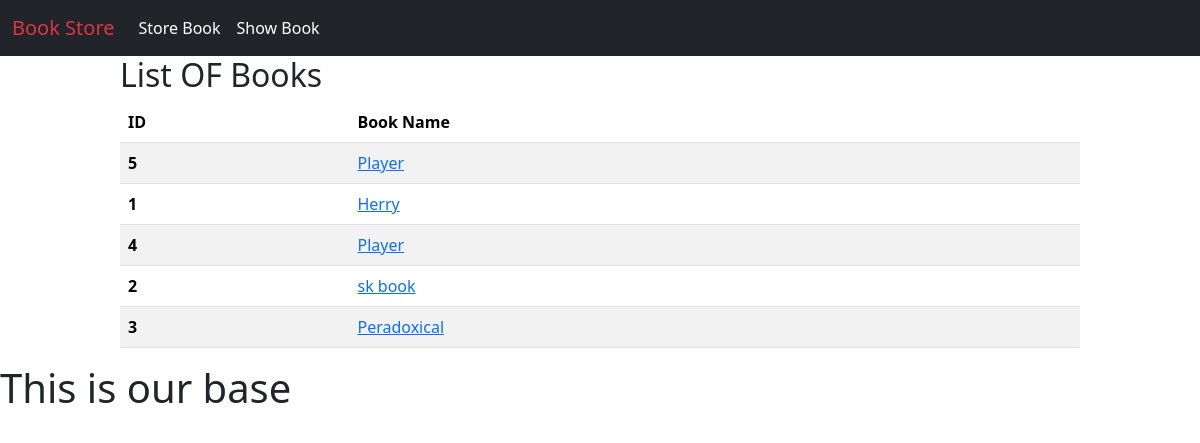
The page /show_books/ on the database as committed earlier.
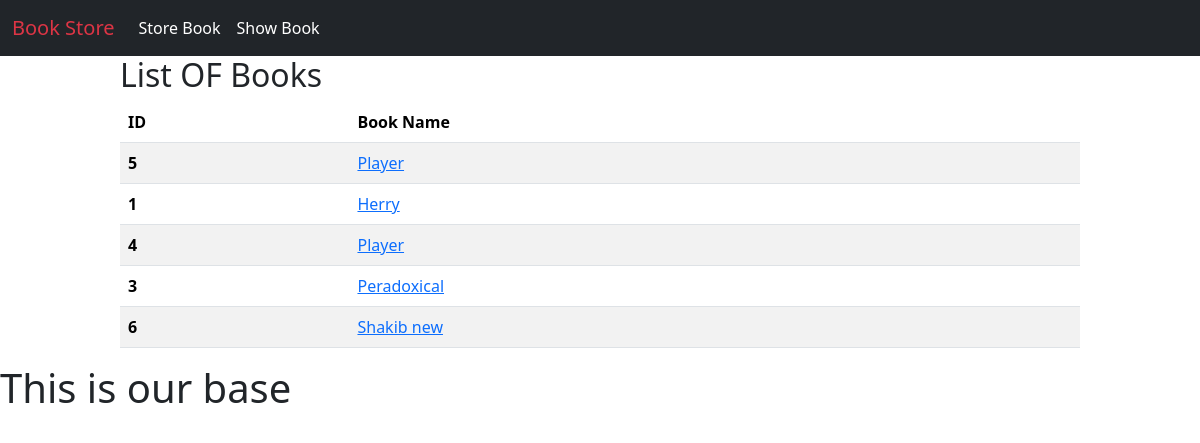
The same page on the database as committed later.
### book/models.py (models this page shows)
class BookStoreModel(models.Model):
    CATEGORY = (
        ('Mystery', 'Mystery'),
        ('Thriller', 'Thriller'),
        ('Sci-Fi', 'Sci-Fi'),
        ('Humor', 'Humor'),
        ('Horror', 'Horror'),
    )
    id = models.IntegerField(primary_key=True)
    book_name = models.CharField(max_length=30)
    author = models.CharField(max_length=30)
    category = models.CharField(max_length=30, choices=CATEGORY)
    first_pub = models.DateTimeField(auto_now_add=True)  # first date
    last_pub = models.DateTimeField(auto_now=True)  # update date

### book/views.py (the view)
# urls.py: path('show_books/', views.BookListView.as_view(), name='show_books'),
class BookListView(ListView):
    model = BookStoreModel
    template_name = 'show_book.html'
    context_object_name = 'booklist'
    ordering = ['category']

### book/templates/show_book.html
{% extends 'base.html' %}
{% block content %}
<div style="width: 80%; margin:auto">
    <h2>List OF Books</h2>
    {% if booklist %}
    <table class="table table-striped">
        <thead>
            <tr>
                <th scope="col">ID</th>
                <th scope="col">Book Name</th>
            </tr>
        </thead>
        <tbody>
            {% for item in booklist %}
            <tr>
                <th scope="row">{{item.id}}</th>
                <td><a href="{% url 'book_details' item.id %}">{{item.book_name}}</a></td>
            </tr>
            {% endfor %}
        </tbody>
    </table>
    {% else %}
    <h3>No data available</h3>
    {% endif %}
</div>
{% endblock %}

### book/templates/base.html (shortened to what this page needs)
<!DOCTYPE html>
<html lang="en">
<head>
    <link href="https://cdn.jsdelivr.net/npm/bootstrap@5.3.1/dist/css/bootstrap.min.css" rel="stylesheet"
>
</head>
<body>
    <section>
        <nav class="navbar navbar-expand-lg bg-dark">
            <div class="container-fluid">
                <a class="navbar-brand text-danger" href="#">Book Store</a>
                <div class="collapse navbar-collapse" id="navbarNavAltMarkup">
                    <div class="navbar-nav">
                        <a class="nav-link text-white" href="{% url 'storebook' %}">Store Book</a>
                        <a class="nav-link text-white" href="{% url 'show_books' %}">Show Book</a>
                    </div>
                </div>
            </div>
        </nav>
    </section>
    <section>
        {% block content %} {% endblock %}
    </section>
    <h1>This is our base</h1>
</body>
</html>

Rows that differ between the two databases and show on the page:
removed BookStoreModel: id "2", book_name "sk book"
added BookStoreModel: id "6", book_name "Shakib new"
